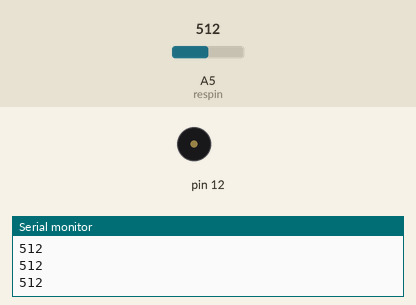
Bench run of a sketch on a simulated Arduino Uno, built with avr-gcc and run on an emulated ATmega328P. Shown: buzzer (waves = sounding), the last lines printed to the serial monitor. Inputs (shaded band) come from the test bench; at power-on: A5 (respin) = 512.

Above: at 1.2 s.
1.3 s: A5 (respin) set to 583
2.8 s: A5 (respin) set to 616
At 2.88 s:
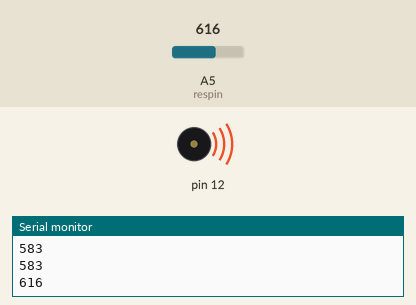
Timing chart, 0 to 11.8 s (numbered marks = the images above; inputs shaded):
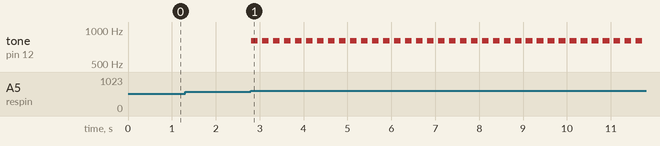

The sketch:

ac_water_dectect.ino
```cpp
#include <NewTone.h>

#define BUZZER 12
int resval = 0;
int respin = A5;

void setup() {
  Serial.begin(9600);
}

void in_sound() {
    NewTone(BUZZER, 800);
    delay(150);
    noNewTone(BUZZER);
}

void loop() {

  resval = analogRead(respin);

  Serial.println(resval);
  if (resval > 600) {
    in_sound();
  }

  delay(100);
}
```

Measured:
- the behaviour switches between 600 and 601 on A5 (respin) (found by bisection; images 0 and 1)
- after the input at 2.8 s, tone on pin 12: alternates 800 Hz for 0.15 s and silent for 0.10 s, starting at once
